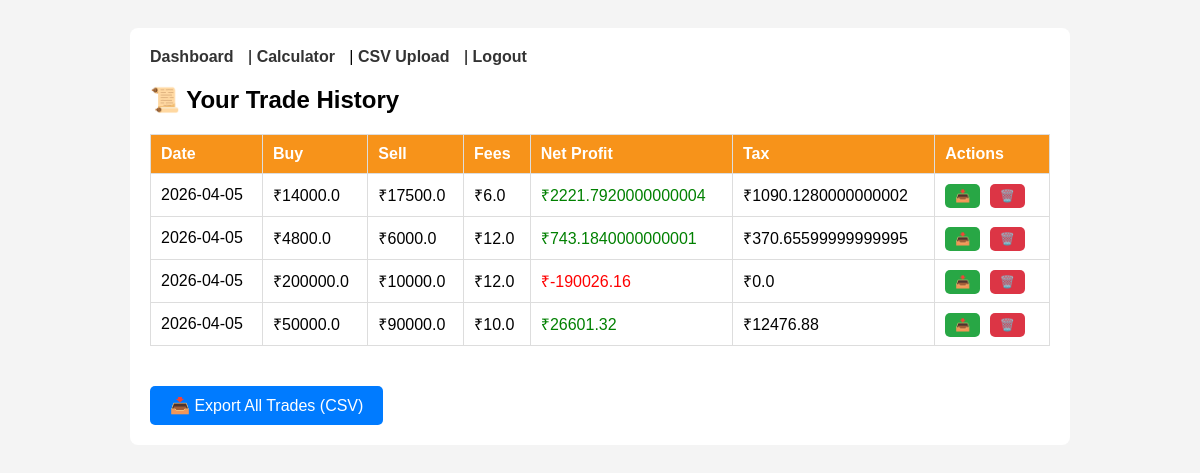
The page /history (signed in) on the database its author committed.
### app.py (models this page shows)
class Trade(db.Model):
    id = db.Column(db.Integer, primary_key=True)
    buy_price = db.Column(db.Float, nullable=False)
    sell_price = db.Column(db.Float, nullable=False)
    fees = db.Column(db.Float, nullable=False)
    profit = db.Column(db.Float, nullable=False)
    tax = db.Column(db.Float, nullable=False)
    user_id = db.Column(db.Integer, db.ForeignKey('user.id'), nullable=False)
    date = db.Column(db.DateTime, default=datetime.utcnow)

### app.py (the view)
@app.route('/history')
@login_required
def history():
    db.session.expire_all()
    user_trades = Trade.query.filter_by(user_id=current_user.id).order_by(Trade.date.desc()).all()
    print(f"📊 History: Found {len(user_trades)} trades for user {current_user.id}")
    response = make_response(render_template('history.html', trades=user_trades))
    response.headers['Cache-Control'] = 'no-store, no-cache, must-revalidate, max-age=0'
    response.headers['Pragma'] = 'no-cache'
    response.headers['Expires'] = '0'
    return response

### app.py (called while the page is built)
@login_manager.user_loader
def load_user(user_id):
    return db.session.get(User, int(user_id))

### templates/history.html (shortened to what this page needs)
<!DOCTYPE html>
<html>
<head>
</head>
<body>
    <div class="container">
        <div class="nav">
            <a href="/dashboard">Dashboard</a> |
            <a href="/calculate">Calculator</a> |
            <a href="/upload">CSV Upload</a> |
            <a href="/logout">Logout</a>
        </div>
        <h2>📜 Your Trade History</h2>
        <table>
            <tr>
                <th>Date</th>
                <th>Buy</th>
                <th>Sell</th>
                <th>Fees</th>
                <th>Net Profit</th>
                <th>Tax</th>
                <th>Actions</th>
            </tr>
            {% for trade in trades %}
            <tr>
                <td>{{ trade.date.strftime('%Y-%m-%d') }}</td>
                <td>₹{{ trade.buy_price }}</td>
                <td>₹{{ trade.sell_price }}</td>
                <td>₹{{ trade.fees }}</td>
                <td style="color: {{ 'green' if trade.profit > 0 else 'red' }}">₹{{ trade.profit }}</td>
                <td>₹{{ trade.tax }}</td>
                <td class="actions">
                    <a href="/export-trade/{{ trade.id }}" class="btn-export" title="Export this trade">📥</a>
                    <a href="/delete-trade/{{ trade.id }}" class="btn-delete" onclick="return confirm('Are you sure you want to delete this trade?')">🗑️</a>
                </td>
            </tr>
            {% endfor %}
        </table>
        {% if not trades %}
        <p style="text-align: center; color: #888; margin-top: 30px;">No trades yet. Start calculating!</p>
        {% else %}
        <div style="margin-top: 20px;">
            <a href="/export" class="btn-export-all">📥 Export All Trades (CSV)</a>
        </div>
        {% endif %}
    </div>
</body>
</html>

### templates/history.html (style rules this page uses)
body { font-family: sans-serif; padding: 20px; background: #f4f4f4; }
.container { background: white; padding: 20px; border-radius: 8px; max-width: 900px; margin: auto; }
table { width: 100%; border-collapse: collapse; margin-top: 20px; }
th, td { border: 1px solid #ddd; padding: 10px; text-align: left; }
th { background: #f7931a; color: white; }
.nav { margin-bottom: 20px; }
.nav a { margin-right: 10px; text-decoration: none; color: #333; font-weight: bold; }
.btn-delete { background: #dc3545; color: white; padding: 5px 10px; text-decoration: none; border-radius: 5px; font-size: 12px; }
.btn-export { background: #28a745; color: white; padding: 5px 10px; text-decoration: none; border-radius: 5px; font-size: 12px; }
.btn-export-all { background: #007bff; color: white; padding: 10px 20px; text-decoration: none; border-radius: 5px; display: inline-block; margin-top: 20px; }
.actions { white-space: nowrap; }
.actions a { margin-right: 5px; }

### rows shown on the page
Trade: date "2026-04-05", buy_price "14000.0", sell_price "17500.0", fees "6.0", profit "2221.7920000000004", tax "1090.1280000000002"
Trade: date "2026-04-05", buy_price "4800.0", sell_price "6000.0", fees "12.0", profit "743.1840000000001", tax "370.65599999999995"
Trade: date "2026-04-05", buy_price "200000.0", sell_price "10000.0", fees "12.0", profit "-190026.16", tax "0.0"
Trade: date "2026-04-05", buy_price "50000.0", sell_price "90000.0", fees "10.0", profit "26601.32", tax "12476.88"
